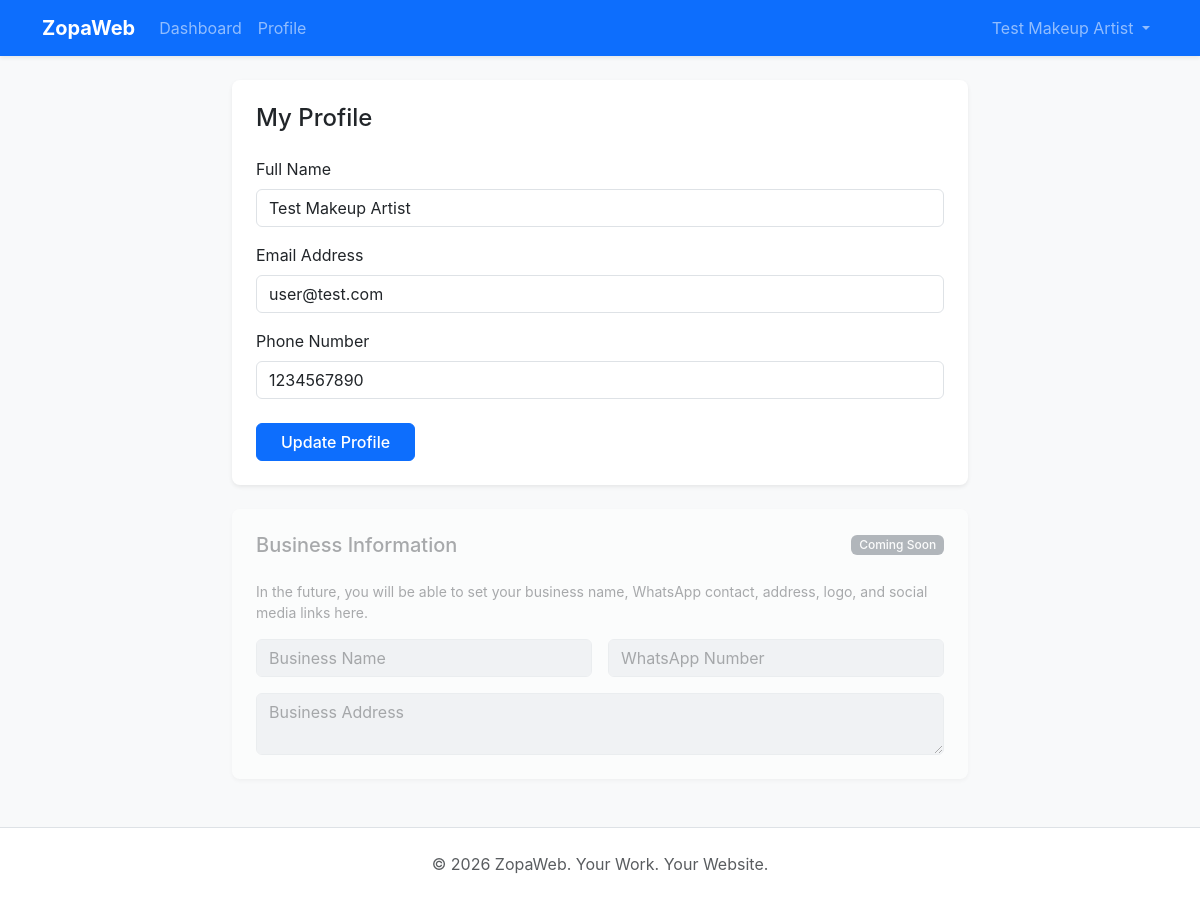
The app's page /user/profile.php (signed in) with its own data.
### tables this page shows
CREATE TABLE `users` (
  `id` int(11) NOT NULL AUTO_INCREMENT,
  `role` enum('admin','user','creator') NOT NULL DEFAULT 'user',
  `name` varchar(255) NOT NULL,
  `email` varchar(255) NOT NULL,
  `phone` varchar(50) DEFAULT NULL,
  `password_hash` varchar(255) NOT NULL,
  `status` enum('active','suspended','deleted') NOT NULL DEFAULT 'active',
  `email_verified` tinyint(1) NOT NULL DEFAULT 0,
  `phone_verified` tinyint(1) NOT NULL DEFAULT 0,
  `last_login_at` datetime DEFAULT NULL,
  `created_at` datetime NOT NULL DEFAULT current_timestamp(),
  `updated_at` datetime NOT NULL DEFAULT current_timestamp() ON UPDATE current_timestamp(),
  `deleted_at` datetime DEFAULT NULL,
  PRIMARY KEY (`id`),
  UNIQUE KEY `email` (`email`)
);

### includes/security.php (called while the page is built, shortened)
<?php
function escape($string) {
    return htmlspecialchars($string, ENT_QUOTES, 'UTF-8');
}

### user/profile.php (the view, shortened to what this page needs)
<?php
require_once __DIR__ . '/../includes/security.php';
$pdo = getDB();
$user_id = $_SESSION['user_id'];
$stmt = $pdo->prepare("SELECT name, email, phone FROM users WHERE id = ?");
$stmt->execute([$user_id]);
$user = $stmt->fetch();
?>
<?php require_once __DIR__ . '/../includes/user_header.php'; ?>
<div class="row justify-content-center">
    <div class="col-md-8">
        <div class="card border-0 shadow-sm mb-4">
            <div class="card-body p-4">
                <h4 class="mb-4">My Profile</h4>
                <form method="POST" action="">
                    <div class="mb-3">
                        <label class="form-label">Full Name</label>
                        <input type="text" name="name" class="form-control" value="<?= escape($user['name']) ?>" required>
                    </div>
                    <div class="mb-3">
                        <label class="form-label">Email Address</label>
                        <input type="email" name="email" class="form-control" value="<?= escape($user['email']) ?>" required>
                    </div>
                    <div class="mb-4">
                        <label class="form-label">Phone Number</label>
                        <input type="text" name="phone" class="form-control" value="<?= escape($user['phone']) ?>">
                    </div>
                    <button type="submit" class="btn btn-primary px-4">Update Profile</button>
                </form>
            </div>
        </div>
        <div class="card border-0 shadow-sm opacity-50">
            <div class="card-body p-4">
                <div class="d-flex justify-content-between align-items-center mb-4">
                    <h5 class="mb-0 text-muted">Business Information</h5>
                    <span class="badge bg-secondary">Coming Soon</span>
                </div>
                <p class="text-muted small">In the future, you will be able to set your business name, WhatsApp contact, address, logo, and social media links here.</p>
                <div class="row g-3">
                    <div class="col-md-6">
                        <input type="text" class="form-control" placeholder="Business Name" disabled>
                    </div>
                    <div class="col-md-6">
                        <input type="text" class="form-control" placeholder="WhatsApp Number" disabled>
                    </div>
                    <div class="col-12">
                        <textarea class="form-control" placeholder="Business Address" disabled></textarea>
                    </div>
                </div>
            </div>
        </div>
    </div>
</div>
<?php require_once __DIR__ . '/../includes/user_footer.php'; ?>

### assets/css/style.css (style rules this page uses)
body { font-family: -apple-system, BlinkMacSystemFont, "Segoe UI", Roboto, "Helvetica Neue", Arial, sans-serif; background-color: #f8f9fa; color: #333; }
.card { border-radius: 0.5rem; box-shadow: 0 0.125rem 0.25rem rgba(0, 0, 0, 0.075); }
.badge { font-weight: 500; padding: 0.35em 0.65em; }
.btn { font-weight: 500; }

### records on screen
users: name "Test Makeup Artist", email "user@test.com", phone "1234567890"

### other values on screen
$_SESSION['name'] "Test Makeup Artist"
